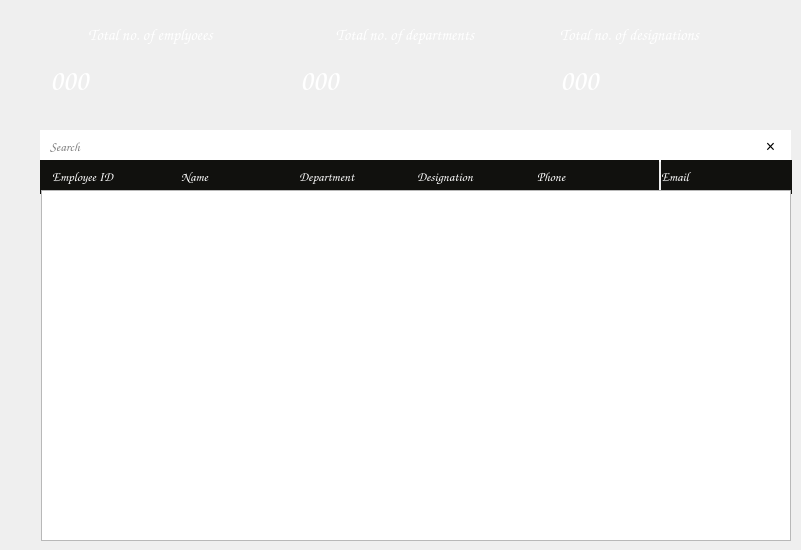
    <widget class="QWidget" name="searchWidget">
     <property name="styleSheet">
      <string notr="true">#searchWidget
{
	background:#2D2D2D;
}</string>
     </property>
     <widget class="QLabel" name="label_5">
      <property name="geometry">
       <rect>
        <x>290</x>
        <y>10</y>
        <width>241</width>
        <height>111</height>
       </rect>
      </property>
      <property name="text">
       <string/>
      </property>
      <property name="pixmap">
       <pixmap resource="resources.qrc">:/Images/attendancebg.png</pixmap>
      </property>
      <property name="scaledContents">
       <bool>true</bool>
      </property>
     </widget>
     <widget class="QLabel" name="label_6">
      <property name="geometry">
       <rect>
        <x>550</x>
        <y>10</y>
        <width>238</width>
        <height>111</height>
       </rect>
      </property>
      <property name="text">
       <string/>
      </property>
      <property name="pixmap">
       <pixmap resource="resources.qrc">:/Images/absentbg.png</pixmap>
      </property>
      <property name="scaledContents">
       <bool>true</bool>
      </property>
     </widget>
     <widget class="QLabel" name="label_7">
      <property name="geometry">
       <rect>
        <x>40</x>
        <y>20</y>
        <width>221</width>
        <height>30</height>
       </rect>
      </property>
      <property name="font">
       <font>
        <family>Comic Sans MS</family>
        <pointsize>12</pointsize>
        <bold>false</bold>
       </font>
      </property>
      <property name="text">
       <string>&lt;html&gt;&lt;head/&gt;&lt;body&gt;&lt;p align=&quot;center&quot;&gt;&lt;span style=&quot; color:#ffffff;&quot;&gt;Total no. of emplyoees&lt;/span&gt;&lt;/p&gt;&lt;/body&gt;&lt;/html&gt;</string>
      </property>
     </widget>
     <widget class="QLabel" name="empLabel">
      <property name="geometry">
       <rect>
        <x>50</x>
        <y>50</y>
        <width>191</width>
        <height>61</height>
       </rect>
      </property>
      <property name="font">
       <font>
        <family>Comic Sans MS</family>
        <pointsize>28</pointsize>
        <bold>true</bold>
       </font>
      </property>
      <property name="styleSheet">
       <string notr="true">#empLabel
{
	color:white;
	font-weight:bold;
}</string>
      </property>
      <property name="text">
       <string>&lt;html&gt;&lt;head/&gt;&lt;body&gt;&lt;p&gt;&lt;span style=&quot; font-size:22pt; color:#ffffff;&quot;&gt;000&lt;/span&gt;&lt;/p&gt;&lt;/body&gt;&lt;/html&gt;</string>
      </property>
     </widget>
     <widget class="QLabel" name="deptLabel">
      <property name="geometry">
       <rect>
        <x>300</x>
        <y>50</y>
        <width>191</width>
        <height>61</height>
       </rect>
      </property>
      <property name="font">
       <font>
        <family>Comic Sans MS</family>
        <pointsize>28</pointsize>
        <bold>false</bold>
       </font>
      </property>
      <property name="styleSheet">
       <string notr="true">color:white;</string>
      </property>
      <property name="text">
       <string>&lt;html&gt;&lt;head/&gt;&lt;body&gt;&lt;p&gt;&lt;span style=&quot; font-size:22pt; color:#ffffff;&quot;&gt;000&lt;/span&gt;&lt;/p&gt;&lt;/body&gt;&lt;/html&gt;</string>
      </property>
     </widget>
     <widget class="QLabel" name="label_10">
      <property name="geometry">
       <rect>
        <x>290</x>
        <y>10</y>
        <width>230</width>
        <height>50</height>
       </rect>
      </property>
      <property name="font">
       <font>
        <family>Comic Sans MS</family>
        <pointsize>12</pointsize>
        <bold>false</bold>
       </font>
      </property>
      <property name="text">
       <string>&lt;html&gt;&lt;head/&gt;&lt;body&gt;&lt;p align=&quot;center&quot;&gt;&lt;span style=&quot; color:#ffffff;&quot;&gt;Total no. of departments&lt;/span&gt;&lt;/p&gt;&lt;/body&gt;&lt;/html&gt;</string>
      </property>
     </widget>
     <widget class="QLabel" name="designLabel">
      <property name="geometry">
       <rect>
        <x>560</x>
        <y>50</y>
        <width>191</width>
        <height>61</height>
       </rect>
      </property>
      <property name="font">
       <font>
        <family>Comic Sans MS</family>
        <pointsize>28</pointsize>
        <bold>false</bold>
       </font>
      </property>
      <property name="styleSheet">
       <string notr="true">color:white;</string>
      </property>
      <property name="text">
       <string>&lt;html&gt;&lt;head/&gt;&lt;body&gt;&lt;p&gt;&lt;span style=&quot; font-size:22pt; color:#ffffff;&quot;&gt;000&lt;/span&gt;&lt;/p&gt;&lt;/body&gt;&lt;/html&gt;</string>
      </property>
     </widget>
     <widget class="QLabel" name="label_12">
      <property name="geometry">
       <rect>
        <x>560</x>
        <y>10</y>
        <width>211</width>
        <height>50</height>
       </rect>
      </property>
      <property name="font">
       <font>
        <family>Comic Sans MS</family>
        <pointsize>12</pointsize>
        <bold>false</bold>
       </font>
      </property>
      <property name="text">
       <string>&lt;html&gt;&lt;head/&gt;&lt;body&gt;&lt;p&gt;&lt;span style=&quot; color:#ffffff;&quot;&gt;Total no. of designations&lt;/span&gt;&lt;/p&gt;&lt;/body&gt;&lt;/html&gt;</string>
      </property>
     </widget>
     <widget class="QLineEdit" name="searchTextBox">
      <property name="geometry">
       <rect>
        <x>40</x>
        <y>130</y>
        <width>711</width>
        <height>32</height>
       </rect>
      </property>
      <property name="font">
       <font>
        <family>Comic Sans MS</family>
        <pointsize>10</pointsize>
        <bold>false</bold>
       </font>
      </property>
      <property name="styleSheet">
       <string notr="true">#searchTextBox
{
	padding-left:8px;
	border:none;
}</string>
      </property>
      <property name="placeholderText">
       <string>Search</string>
      </property>
     </widget>
     <widget class="QPushButton" name="pushButton">
      <property name="geometry">
       <rect>
        <x>750</x>
        <y>130</y>
        <width>41</width>
        <height>32</height>
       </rect>
      </property>
      <property name="font">
       <font>
        <pointsize>12</pointsize>
       </font>
      </property>
      <property name="styleSheet">
       <string notr="true">#pushButton
{
	border:none;
	color:black;
background:white;
}
#pushButton:hover
{
	border:none;
	color:red;
background:white;
}</string>
      </property>
      <property name="text">
       <string>×</string>
      </property>
     </widget>
     <widget class="QLabel" name="label_8">
      <property name="geometry">
       <rect>
        <x>40</x>
        <y>160</y>
        <width>135</width>
        <height>34</height>
       </rect>
      </property>
      <property name="font">
       <font>
        <family>Comic Sans MS</family>
        <pointsize>10</pointsize>
        <bold>false</bold>
       </font>
      </property>
      <property name="styleSheet">
       <string notr="true">#label_8
{
	color:white;
	background:#11110E;
padding-left:10px;
}</string>
      </property>
      <property name="text">
       <string>&lt;html&gt;&lt;head/&gt;&lt;body&gt;&lt;p&gt;    Employee ID&lt;/p&gt;&lt;/body&gt;&lt;/html&gt;</string>
      </property>
     </widget>
     <widget class="QLabel" name="label_21">
      <property name="geometry">
       <rect>
        <x>174</x>
        <y>160</y>
        <width>120</width>
        <height>34</height>
       </rect>
      </property>
      <property name="font">
       <font>
        <family>Comic Sans MS</family>
        <pointsize>10</pointsize>
        <bold>false</bold>
       </font>
      </property>
      <property name="styleSheet">
       <string notr="true">#label_21
{
	color:white;
	background:#11110E;
	padding-left:5px;
}</string>
      </property>
      <property name="text">
       <string>&lt;html&gt;&lt;head/&gt;&lt;body&gt;&lt;p&gt;Name&lt;/p&gt;&lt;/body&gt;&lt;/html&gt;</string>
      </property>
     </widget>
     <widget class="QLabel" name="label_22">
      <property name="geometry">
       <rect>
        <x>294</x>
        <y>160</y>
        <width>125</width>
        <height>34</height>
       </rect>
      </property>
      <property name="font">
       <font>
        <family>Comic Sans MS</family>
        <pointsize>10</pointsize>
        <bold>false</bold>
       </font>
      </property>
      <property name="styleSheet">
       <string notr="true">#label_22
{
	color:white;
	background:#11110E;
	padding-left:3px;
}</string>
      </property>
      <property name="text">
       <string>&lt;html&gt;&lt;head/&gt;&lt;body&gt;&lt;p&gt;Department&lt;/p&gt;&lt;/body&gt;&lt;/html&gt;</string>
      </property>
     </widget>
     <widget class="QLabel" name="label_23">
      <property name="geometry">
       <rect>
        <x>417</x>
        <y>160</y>
        <width>120</width>
        <height>34</height>
       </rect>
      </property>
      <property name="font">
       <font>
        <family>Comic Sans MS</family>
        <pointsize>10</pointsize>
        <bold>false</bold>
       </font>
      </property>
      <property name="styleSheet">
       <string notr="true">#label_23
{
	color:white;
	background:#11110E;
}</string>
      </property>
      <property name="text">
       <string>&lt;html&gt;&lt;head/&gt;&lt;body&gt;&lt;p&gt;Designation&lt;/p&gt;&lt;/body&gt;&lt;/html&gt;</string>
      </property>
     </widget>
     <widget class="QLabel" name="label_24">
      <property name="geometry">
       <rect>
        <x>537</x>
        <y>160</y>
        <width>122</width>
        <height>34</height>
       </rect>
      </property>
      <property name="font">
       <font>
        <family>Comic Sans MS</family>
        <pointsize>10</pointsize>
        <bold>false</bold>
       </font>
      </property>
      <property name="styleSheet">
       <string notr="true">#label_24
{
	color:white;
	background:#11110E;
}</string>
      </property>
      <property name="text">
       <string>&lt;html&gt;&lt;head/&gt;&lt;body&gt;&lt;p&gt;Phone&lt;/p&gt;&lt;/body&gt;&lt;/html&gt;</string>
      </property>
     </widget>
     <widget class="QLabel" name="label_25">
      <property name="geometry">
       <rect>
        <x>661</x>
        <y>160</y>
        <width>131</width>
        <height>34</height>
       </rect>
      </property>
      <property name="font">
       <font>
        <family>Comic Sans MS</family>
        <pointsize>10</pointsize>
        <bold>false</bold>
       </font>
      </property>
      <property name="styleSheet">
       <string notr="true">#label_25
{
	color:white;
	background:#11110E;
}</string>
      </property>
      <property name="text">
       <string>&lt;html&gt;&lt;head/&gt;&lt;body&gt;&lt;p&gt;Email&lt;/p&gt;&lt;/body&gt;&lt;/html&gt;</string>
      </property>
     </widget>
     <widget class="QLabel" name="label_4">
      <property name="geometry">
       <rect>
        <x>40</x>
        <y>10</y>
        <width>231</width>
        <height>110</height>
       </rect>
      </property>
      <property name="text">
       <string/>
      </property>
      <property name="pixmap">
       <pixmap resource="resources.qrc">:/Images/empcardbg.png</pixmap>
      </property>
      <property name="scaledContents">
       <bool>true</bool>
      </property>
     </widget>
     <widget class="QTableWidget" name="tableWidget">
      <property name="geometry">
       <rect>
        <x>41</x>
        <y>190</y>
        <width>750</width>
        <height>351</height>
       </rect>
      </property>
      <property name="font">
       <font>
        <family>Comic Sans MS</family>
       </font>
      </property>
     </widget>
     <zorder>label_4</zorder>
     <zorder>label_5</zorder>
     <zorder>label_6</zorder>
     <zorder>label_7</zorder>
     <zorder>empLabel</zorder>
     <zorder>deptLabel</zorder>
     <zorder>label_10</zorder>
     <zorder>designLabel</zorder>
     <zorder>label_12</zorder>
     <zorder>searchTextBox</zorder>
     <zorder>pushButton</zorder>
     <zorder>label_8</zorder>
     <zorder>label_21</zorder>
     <zorder>label_22</zorder>
     <zorder>label_23</zorder>
     <zorder>label_24</zorder>
     <zorder>label_25</zorder>
     <zorder>tableWidget</zorder>
    </widget>
